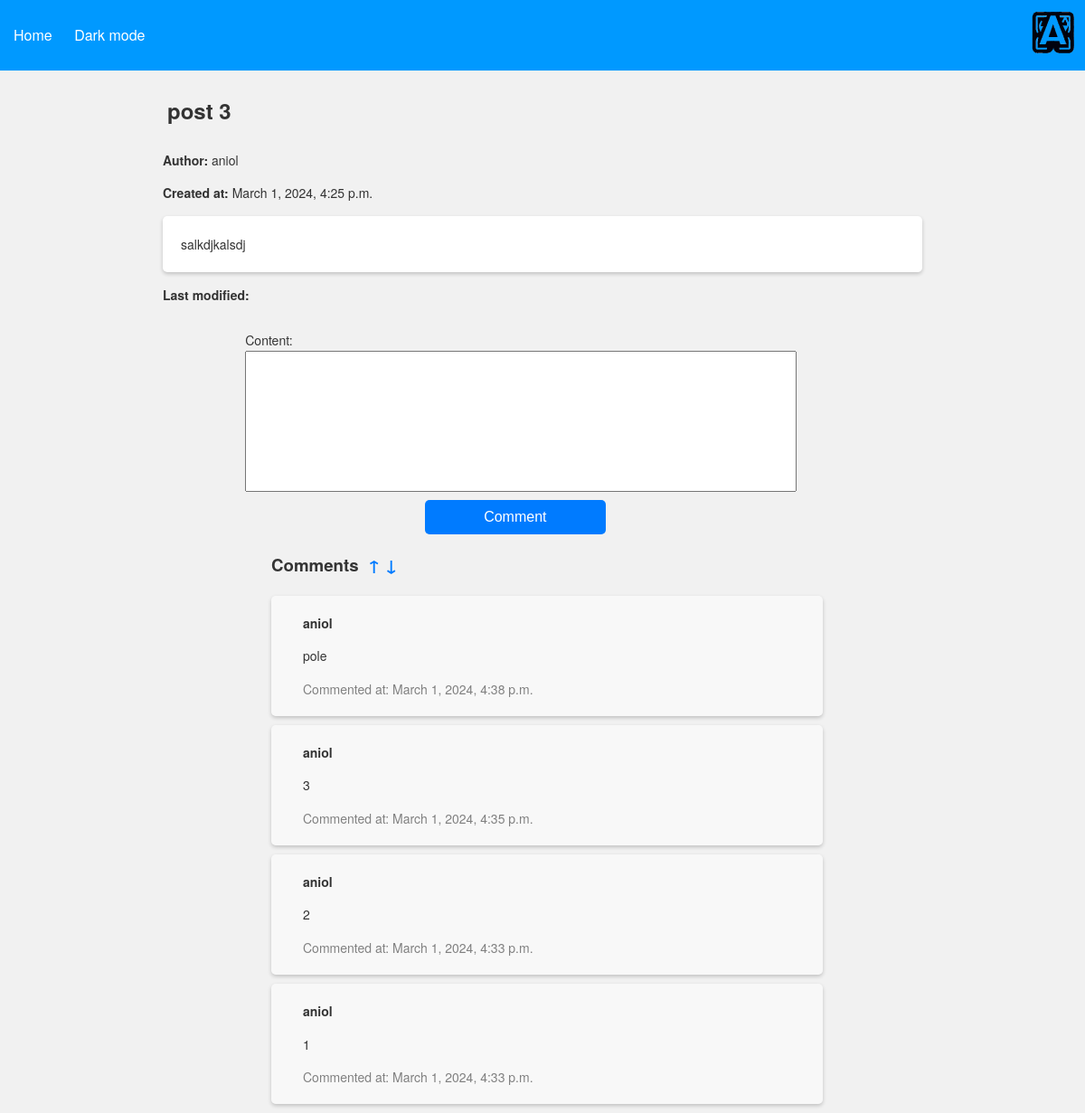
/post/3/, run on an earlier commit of the app's database.
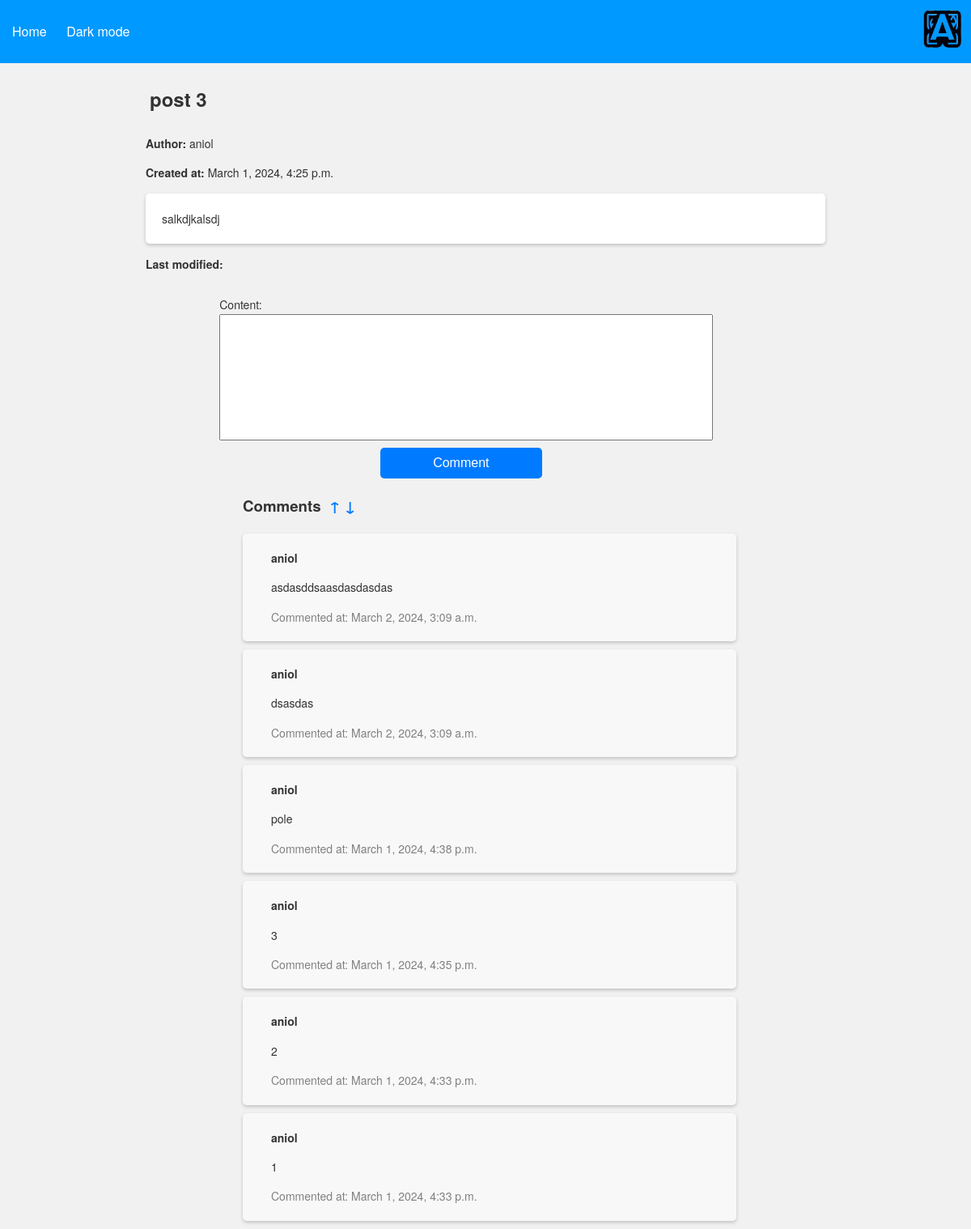
And on a later commit of the database.
### posts/models.py (models this page shows, shortened)
class Comment(models.Model):
    content = models.TextField(max_length=500, blank=False, null=False)
    created_at = models.DateTimeField(auto_now_add=True)
    updated_at = models.DateTimeField(auto_now=True)
    author = models.ForeignKey(User, on_delete=models.CASCADE)
    post = models.ForeignKey(Post, on_delete=models.CASCADE)

### posts/views.py (the view)
# urls.py: path('post/<int:pk>/', views.post_detail, name='post_detail'),
def post_detail(request, pk):
    post = get_object_or_404(Post, pk=pk)
    order = request.GET.get('order', 'desc')
    comments = post.comment_set.all().order_by(
        f'{"-" if order == "desc" else ""}created_at')
    if request.method == "POST":
        if not request.user.is_authenticated:
            return redirect('login')
        form = CommentForm(request.POST)
        if form.is_valid():
            comment = form.save(commit=False)
            comment.author = request.user
            comment.post = post
            comment.save()
            return redirect('post_detail', pk=post.pk)
    else:
        form = CommentForm()
    return render(request, 'posts/post_detail.html',
                  {'post': post, 'form': form, 'comments': comments})

### posts/forms.py
class CommentForm(forms.ModelForm):
    class Meta:
        model = Comment
        fields = ['content']

### templates/posts/post_detail.html (shortened to what this page needs)
<!DOCTYPE html>
<html lang="en">
<head>
</head>
<body>
{% extends "base.html" %}
{% block content %}
    <h2 class="detail-post">{{ post.title }}</h2>
    <p class="detail-post"><strong>Author:</strong> {{ post.author }}</p>
    <p class="detail-post"><strong>Created at:</strong> {{ post.created_at }}</p>
    <p class="detail-post" id="detail-post-content">{{ post.content }}</p>
    <p class="detail-post"><strong>Last modified:</strong> {{ post.modified_at }}</p>
    <div class="center-form">
        <form method="post">
            {{ form.as_p }}
            <button class="comment-btn" type="submit">Comment</button>
        </form>
    </div>
    <h3>Comments <a href="?order=asc" class="sort-arrows" style="margin:5px 5px">↑</a><a href="?order=desc"
                                                                                         class="sort-arrows">↓</a></h3>
    {% for comment in comments %}
        <div class="comment">
            <p><strong>{{ comment.author }}</strong></p>
            <p>{{ comment.content }}</p>
            <p style="color: gray">Commented at: {{ comment.created_at }}</p>
        </div>
    {% endfor %}
{% endblock %}

What changed in the data, as far as the page shows it:
added Comment: author "aniol", content "asdasddsaasdasdasdas", created_at "March 2, 2024, 3:09 a.m."
added Comment: author "aniol", content "dsasdas", created_at "March 2, 2024, 3:09 a.m."
